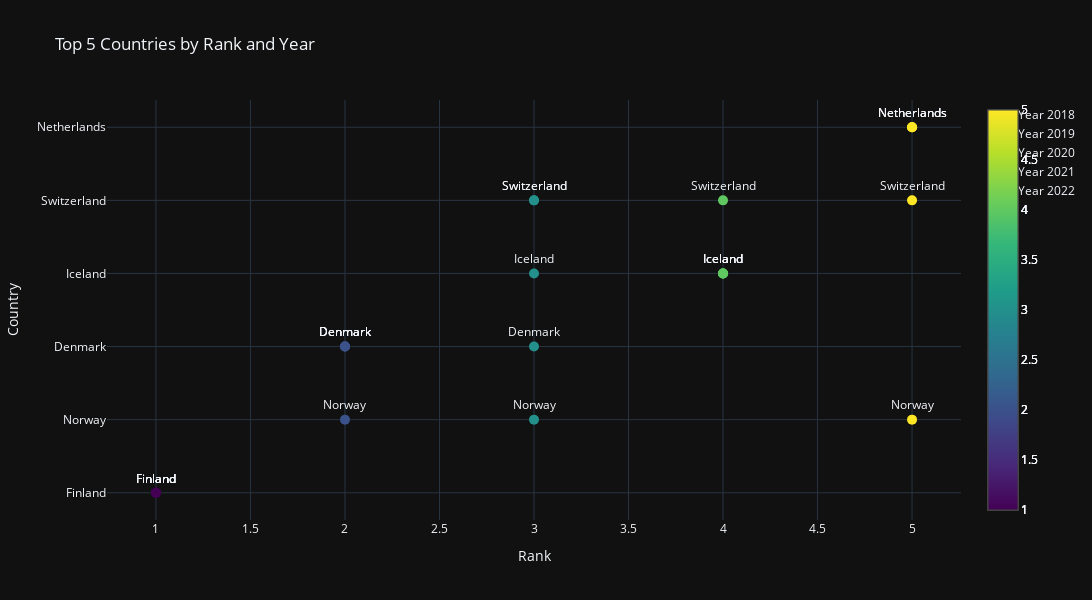

Here is the notebook cell this chart was saved with:
### Code cell
# Sort the DataFrame to get top 5 countries by rank for each year
df_top5_by_year = df_total.sort_values(['year', 'rank']).groupby('year').head(5)

# Create a scatter plot using Plotly with the Viridis color scale
fig = go.Figure()

# Add scatter traces for each year
for year in df_top5_by_year['year'].unique():
    df_year = df_top5_by_year[df_top5_by_year['year'] == year]
    fig.add_trace(go.Scatter(
        x=df_year['rank'],
        y=df_year['country'],
        mode='markers+text',  # Markers for points, and text for country names
        text=df_year['country'],
        textposition='top center',
        name=f'Year {year}',
        marker=dict(
            color=df_year['rank'],  # Color by rank
            colorscale='Viridis',    # Apply the Viridis colorscale
            size=10,                # Marker size
            showscale=True           # Display the color scale
        )
    ))

# Update layout with axis labels, title, and size adjustments
fig.update_layout(
    title='Top 5 Countries by Rank and Year',
    xaxis_title='Rank',
    yaxis_title='Country',
    showlegend=True,
    template='plotly_dark',  # Optional: dark background template
    autosize=True,
    width=1200,  # Adjust width of the figure
    height=600   # Adjust height of the figure
)

# Show the plot
fig.show()

# Save the plot as a PNG file
fig.write_image(r'C:\Users\Cecilia\Downloads\top5_countries_by_rank_and_year.png')

### Figure 1 — Plotly figure (JSON) as saved in the notebook; plotly's stock layout.template omitted (floating-point values rounded to 4 significant figures)
{"data": [{"marker": {"color": [1, 2, 3, 4, 5], "colorscale": [[0, "#440154"], [0.1111, "#482878"], [0.2222, "#3e4989"], [0.3333, "#31688e"], [0.4444, "#26828e"], [0.5556, "#1f9e89"], [0.6667, "#35b779"], [0.7778, "#6ece58"], [0.8889, "#b5de2b"], [1, "#fde725"]], "showscale": true, "size": 10}, "mode": "markers+text", "name": "Year 2018", "text": ["Finland", "Norway", "Denmark", "Iceland", "Switzerland"], "textposition": "top center", "type": "scatter", "x": [1, 2, 3, 4, 5], "y": ["Finland", "Norway", "Denmark", "Iceland", "Switzerland"]}, {"marker": {"color": [1, 2, 3, 4, 5], "colorscale": [[0, "#440154"], [0.1111, "#482878"], [0.2222, "#3e4989"], [0.3333, "#31688e"], [0.4444, "#26828e"], [0.5556, "#1f9e89"], [0.6667, "#35b779"], [0.7778, "#6ece58"], [0.8889, "#b5de2b"], [1, "#fde725"]], "showscale": true, "size": 10}, "mode": "markers+text", "name": "Year 2019", "text": ["Finland", "Denmark", "Norway", "Iceland", "Netherlands"], "textposition": "top center", "type": "scatter", "x": [1, 2, 3, 4, 5], "y": ["Finland", "Denmark", "Norway", "Iceland", "Netherlands"]}, {"marker": {"color": [1, 2, 3, 4, 5], "colorscale": [[0, "#440154"], [0.1111, "#482878"], [0.2222, "#3e4989"], [0.3333, "#31688e"], [0.4444, "#26828e"], [0.5556, "#1f9e89"], [0.6667, "#35b779"], [0.7778, "#6ece58"], [0.8889, "#b5de2b"], [1, "#fde725"]], "showscale": true, "size": 10}, "mode": "markers+text", "name": "Year 2020", "text": ["Finland", "Denmark", "Switzerland", "Iceland", "Norway"], "textposition": "top center", "type": "scatter", "x": [1, 2, 3, 4, 5], "y": ["Finland", "Denmark", "Switzerland", "Iceland", "Norway"]}, {"marker": {"color": [1, 2, 3, 4, 5], "colorscale": [[0, "#440154"], [0.1111, "#482878"], [0.2222, "#3e4989"], [0.3333, "#31688e"], [0.4444, "#26828e"], [0.5556, "#1f9e89"], [0.6667, "#35b779"], [0.7778, "#6ece58"], [0.8889, "#b5de2b"], [1, "#fde725"]], "showscale": true, "size": 10}, "mode": "markers+text", "name": "Year 2021", "text": ["Finland", "Denmark", "Switzerland", "Iceland", "Netherlands"], "textposition": "top center", "type": "scatter", "x": [1, 2, 3, 4, 5], "y": ["Finland", "Denmark", "Switzerland", "Iceland", "Netherlands"]}, {"marker": {"color": [1, 2, 3, 4, 5], "colorscale": [[0, "#440154"], [0.1111, "#482878"], [0.2222, "#3e4989"], [0.3333, "#31688e"], [0.4444, "#26828e"], [0.5556, "#1f9e89"], [0.6667, "#35b779"], [0.7778, "#6ece58"], [0.8889, "#b5de2b"], [1, "#fde725"]], "showscale": true, "size": 10}, "mode": "markers+text", "name": "Year 2022", "text": ["Finland", "Denmark", "Iceland", "Switzerland", "Netherlands"], "textposition": "top center", "type": "scatter", "x": [1, 2, 3, 4, 5], "y": ["Finland", "Denmark", "Iceland", "Switzerland", "Netherlands"]}], "layout": {"autosize": true, "height": 600, "showlegend": true, "title": {"text": "Top 5 Countries by Rank and Year"}, "width": 1200, "xaxis": {"autorange": true, "range": [0.7448, 5.255], "title": {"text": "Rank"}, "type": "linear"}, "yaxis": {"autorange": true, "range": [-0.3728, 5.373], "title": {"text": "Country"}, "type": "category"}}}
